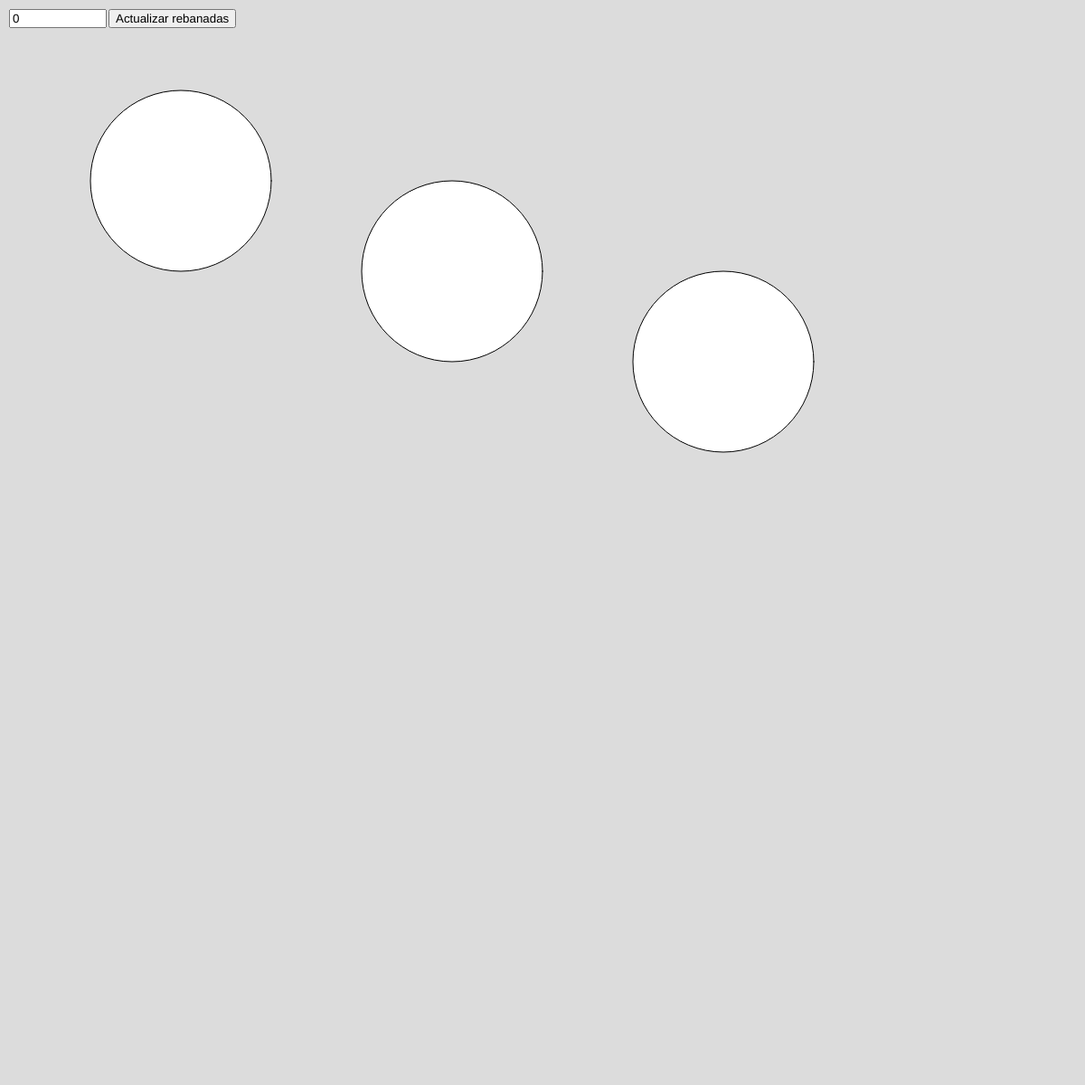
Frame 1 (no input)
Frame 60 (no input): identical to frame 1, image omitted
Frame 120 (the mouse pressed at the canvas centre since frame 60): identical to frame 1, image omitted

The p5.js sketch that drew this single still picture (run headless with seeded random() and noise() and a simulated clock; from frame 60 on, the mouse is pressed at the canvas centre):

// p5.js sketch
// ── sketch.js
let cantidadRebanadas = 0;
let diametroPizza = 200;
let xPizza1 = 200;
let yPizza1 = 200;
let xPizza2 = 500;
let yPizza2 = 300;
let xPizza3 = 800;
let yPizza3 = 400;

function setup() {
  createCanvas(1200, 1200);

  inputRebanadas = createInput(cantidadRebanadas.toString());
  inputRebanadas.position(10, 10);
  inputRebanadas.size(100);

  botonActualizar = createButton('Actualizar rebanadas');
  botonActualizar.position(inputRebanadas.x + inputRebanadas.width + 10, 10);
  botonActualizar.mousePressed(actualizarRebanadas);
}

function actualizarRebanadas() {
  let valor = int(inputRebanadas.value());
  if (!isNaN(valor) && valor > 0) {
    cantidadRebanadas = valor;
  }
}
function draw() {
  background(220);
  
   circle(xPizza1, yPizza1, diametroPizza);
   circle(xPizza2, yPizza2, diametroPizza);
   circle(xPizza3, yPizza3, diametroPizza);
  
  
  //FOR ALGORITMO PP
  for (let i = 0; i < cantidadRebanadas; i++){
    let anguloRebanada = i * ((2 * PI) / cantidadRebanadas);
    
    let xFinal = round(xPizza1 + (diametroPizza / 2) * cos(anguloRebanada));
    let yFinal = round(yPizza1 + (diametroPizza / 2) * sin(anguloRebanada));
    
    ecuacionPuntoPendiente(xPizza1, xFinal, yPizza1, yFinal);
  }
  
  
  //FOR ALGORITMO DDA
  for (let i = 0; i < cantidadRebanadas; i++){
    let anguloRebanada = i * ((2 * PI) / cantidadRebanadas);
    
    let xFinal = round(xPizza2 + (diametroPizza / 2) * cos(anguloRebanada));
    let yFinal = round(yPizza2 + (diametroPizza / 2) * sin(anguloRebanada));
    
    algoritmoDDA(xPizza2, xFinal, yPizza2, yFinal);
  }
  
  //FOR ALGORITMO Bresenham 
  for (let i = 0; i < cantidadRebanadas; i++){
    let anguloRebanada = i * ((2 * PI) / cantidadRebanadas);
    
    let xFinal = round(xPizza3 + (diametroPizza / 2) * cos(anguloRebanada));
    let yFinal = round(yPizza3 + (diametroPizza / 2) * sin(anguloRebanada));
    
     algoritmoBresenham(xPizza3, yPizza3, xFinal, yFinal);
    
  }
  
}

function ecuacionPuntoPendiente(x1, x2, y1, y2) {
  if (x1 === x2) {
    if (y1 < y2) {
      for (let y = y1; y <= y2; y++) {
        point(x1, y);
      }
    } else {
      for (let y = y1; y >= y2; y--) {
        point(x1, y);
      }
    }
  }else{ 
    let m = (y2 - y1) / (x2 - x1); 
    let b = y1 - (m * x1); 
    if(x1 < x2){
    for (let x = x1; x <= x2; x++) {
    let y = (m * x) + b; 
    point(floor(x), floor(y)); 
    }
  }else{
    for (let x = x1; x >= x2; x--) {
    let y = (m * x) + b; 
    point(floor(x), floor(y)); 
    }
  }
  }
}

function algoritmoDDA(x1, x2, y1, y2){
  distanciaX = x1 - x2;
  distanciaY = y1 - y2;
  
  if(abs(distanciaX) > abs(distanciaY)){
    pasos = abs(distanciaX);
  }else{
    pasos = abs(distanciaY); 
  }

  incrementoX = distanciaX / pasos;
  incrementoY = distanciaY / pasos;

   
  for (let i = 0; i < pasos; i++){
    let xRedondeado = round(x1);
    let yRedondeado = round(y1);

    point(xRedondeado, yRedondeado);  
    
    x1 += incrementoX;
    y1 += incrementoY;
  }
}

function algoritmoBresenham(x0, y0, x1, y1) {
  if (abs(y1 - y0) < abs(x1 - x0)) {
    lineaHorizontal(x0, y0, x1, y1); 
  } else {
    lineVertical(x0, y0, x1, y1); 
  }
}

function lineaHorizontal(x0, y0, x1, y1) {
  if (x0 > x1) {
    [x0, x1] = [x1, x0];
    [y0, y1] = [y1, y0];
  }

  let dx = x1 - x0;
  let dy = y1 - y0;
  let dir = (dy < 0) ? -1 : 1;
  dy *= dir;

  if (dx !== 0) {
    let y = y0;
    let p = 2 * dy - dx;
    for (let i = 0; i <= dx; i++) {
      point(x0 + i, y);
      if (p >= 0) {
        y += dir;
        p -= 2 * dx;
      }
      p += 2 * dy;
    }
  }
}

function lineVertical(x0, y0, x1, y1) {
  if (y0 > y1) {
    [x0, x1] = [x1, x0];
    [y0, y1] = [y1, y0];
  }

  let dx = x1 - x0;
  let dy = y1 - y0;
  let dir = (dx < 0) ? -1 : 1;
  dx *= dir;

  if (dy !== 0) {
    let x = x0;
    let p = 2 * dx - dy;
    for (let i = 0; i <= dy; i++) {
      point(x, y0 + i);
      if (p >= 0) {
        x += dir;
        p -= 2 * dy;
      }
      p += 2 * dx;
    }
  }
}
